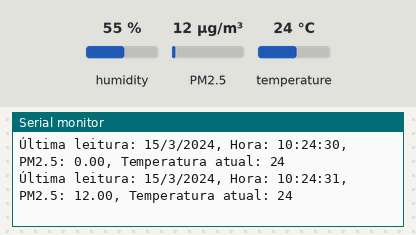
A sketch run on a simulated Arduino Mega 2560, built with avr-gcc and run on an emulated ATmega2560. On the bench: the last lines printed to the serial monitor. The inputs (shaded band) are chosen by the test bench; at power-on: PM2.5 12 µg/m³, temperature 24 °C, humidity 55 %. The local clock reads 2024-03-15 10:24:30 at power-on unless the sketch sets it.

Above: at 1.3 s.
1.4 s: PM2.5 set to 6 µg/m³
At 2.7 s:
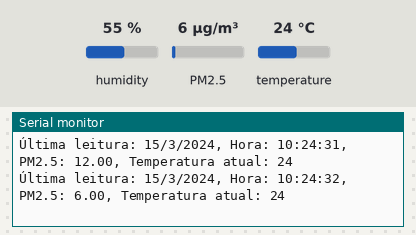
2.9 s: temperature set to 12 °C
At 4.1 s:
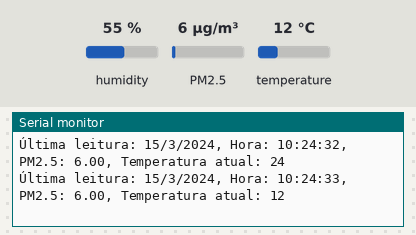
4.4 s: PM2.5 set to 75 µg/m³
At 4.4 s:
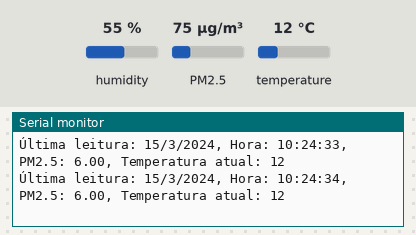
5.9 s: temperature set to 19 °C
At 7.2 s:
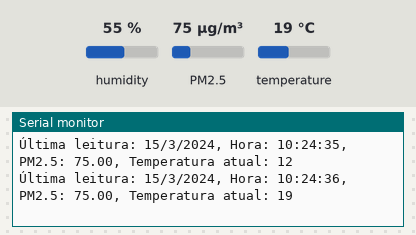
Timing chart, 0 to 8.4 s (numbered marks = the images above; inputs shaded):
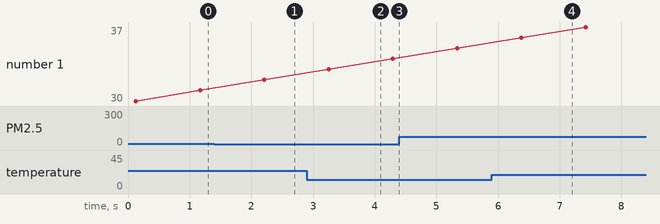

Measured:
- after the input at 1.4 s, the serial monitor: prints a new line after 0.81 s (image 1)
- after the input at 2.9 s, the serial monitor: prints a new line after 0.35 s (image 2)
- after the input at 5.9 s, the serial monitor: prints a new line after 0.48 s (image 4)

The sketch:

Selva_off_02.ino
```cpp
//**********INCLUSÃO DE BIBLIOTECAS**********
#include "dht.h"
#include <Wire.h>
#include <RTClib.h>
#include <SPI.h>
#include <SD.h>
#include <SoftwareSerial.h>
#include "PMS.h"
//#include "Adafruit_PM25AQI.h"

// **********DEFINE A COMUNICAÇÃO COM O SENSOR DE MATERIAL PARTICULADO**********

SoftwareSerial particulado(16, 17);

// ********** DECLARAÇÃO DE VARIÁVEIS**********
RTC_DS1307 RTC; // MÓDULO RTC
char diaDaSemana[7][12] = {"Domingo","Segunda","Terça", "Quarta","Quinta", "Sexta","Sabado"};// DIAS DA SEMANA
float pm25;
int temperatura;
String dataComplete;
String today;
String agora;
const int pinoDHT11 = 4; //PINO ANALÓGICO UTILIZADO PELO DHT11
dht DHT; //VARIÁVEL DO TIPO DHT
String fileName;
//#define DHT11PIN 7
//#define SD_CS 6

PMS pms(particulado);
PMS::DATA data;

//dht11 DHT11;


void  setup(){

  Serial.begin(9600);// INICIA A COMUNICAÇÃO DO ARDUINO COM O COMPUTADOR
  Serial1.begin(9600);// INICIA A COMUNICAÇÃO DO ARDUIN COM SENSOR DE MATERIAL PARTICULADO
  RTC.begin();// INICIA A COMUNICAÇÃO COM O MÓDULO RTC
  delay(100);
}

void loop() {

  DHT.read11(pinoDHT11);
  Serial1.println();

  if (pms.read(data))//VERIFICA SE O SENSOR DE MATERIAL PARTICULADO COLETOU DADOS
  {
   pm25 = (data.PM_AE_UG_2_5); // GUARDA OS DADOS COLETADOS EM UMA VARIÁVEL
  }


  Wire.begin();

  if (! RTC.isrunning()) {  //VERIFICA SE O MÓDULO RTC ESTÁ FUNCIONANDO
    Serial.println("RTC is NOT running!");
    //RTC.adjust(DateTime(__DATE__, __TIME__));// AJUSTA DE FORMA AUTOMÁTICA A DATA E HORA

  }

  //RTC.adjust(DateTime(2023, 10, 18, 13, 52, 0));
  DateTime now = RTC.now();
  today = String(now.day(), DEC) + "/" + String(now.month(), DEC) + "/" + String(now.year(), DEC);
  agora = String(now.hour(), DEC) + ":" + String(now.minute(), DEC) + ":" + String(now.second(), DEC);
  temperatura = DHT.temperature;

  dataComplete = "Última leitura: "+ today + ", " + "Hora: " + agora + ", PM2.5: "+ String(pm25) + "," + " Temperatura atual: "+ String(temperatura);

  Serial.println(dataComplete);


  delay(1000);

}
```
